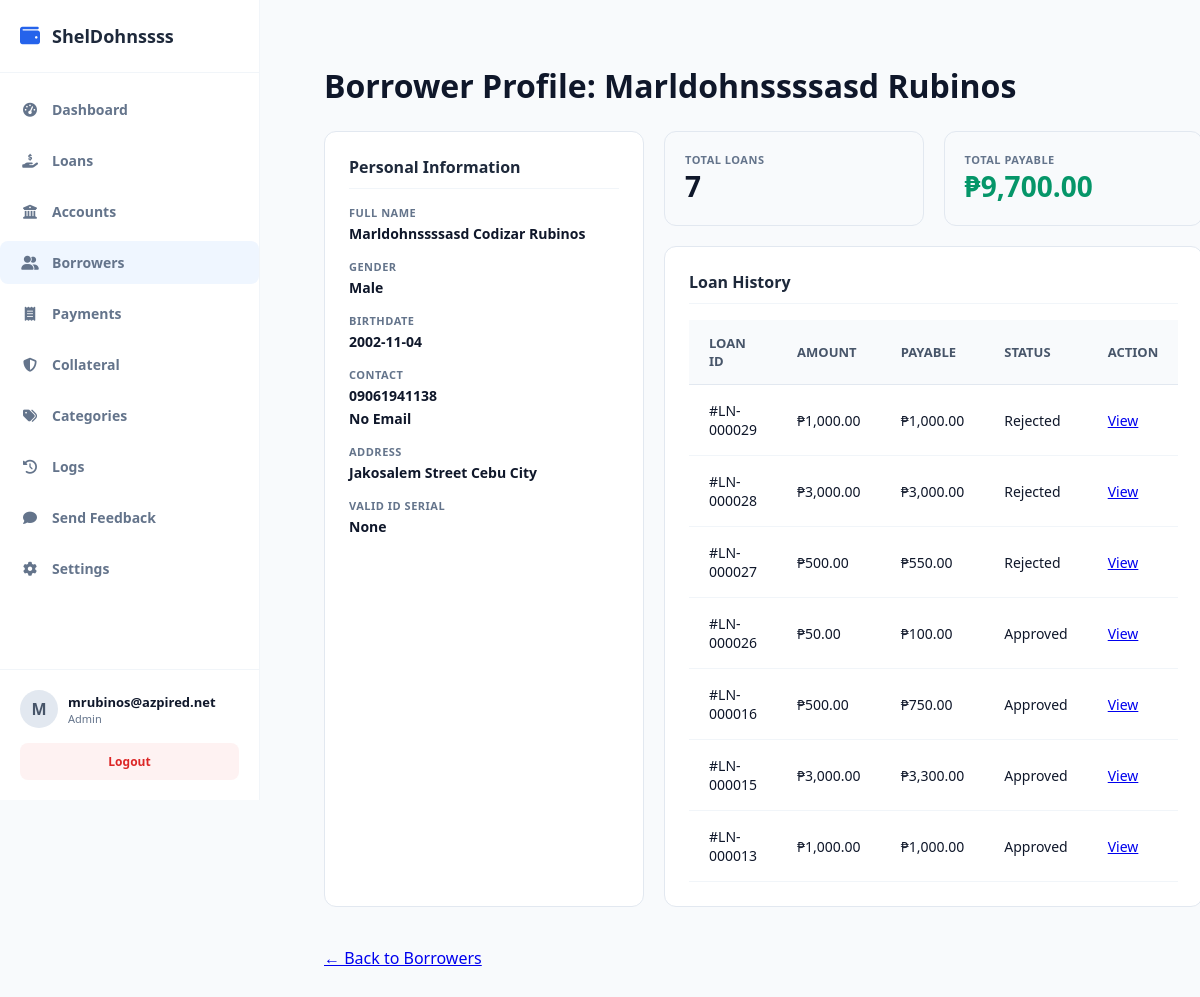
/public/index.php?url=borrower/details&id=2 (signed in), run on the app's committed database.
### tables this page shows
CREATE TABLE `companies` (
  `id` int(11) NOT NULL,
  `name` varchar(150) NOT NULL,
  `plan_tier` varchar(20) DEFAULT 'free',
  `subscription_status` varchar(20) DEFAULT 'active',
  `expires_at` datetime DEFAULT NULL,
  `created_at` timestamp NOT NULL DEFAULT current_timestamp()
);

CREATE TABLE `borrowers` (
  `id` int(11) NOT NULL,
  `company_id` int(11) NOT NULL,
  `first_name` varchar(100) NOT NULL,
  `middle_name` varchar(100) DEFAULT NULL,
  `last_name` varchar(100) NOT NULL,
  `gender` varchar(20) DEFAULT NULL,
  `birthdate` date DEFAULT NULL,
  `phone` varchar(30) NOT NULL,
  `email` varchar(100) DEFAULT NULL,
  `address` text NOT NULL,
  `valid_id` varchar(150) DEFAULT NULL,
  `status` tinyint(1) DEFAULT 1,
  `created_at` timestamp NOT NULL DEFAULT current_timestamp(),
  `occupation` text DEFAULT NULL
);

CREATE TABLE `loans` (
  `id` int(11) NOT NULL,
  `company_id` int(11) NOT NULL,
  `account_id` int(11) DEFAULT NULL,
  `borrower_id` int(11) NOT NULL,
  `amount` decimal(12,2) NOT NULL,
  `interest_rate` decimal(5,2) NOT NULL,
  `total_payable` decimal(12,2) NOT NULL,
  `status` varchar(30) DEFAULT 'pending',
  `released_date` date DEFAULT NULL,
  `due_date` date NOT NULL,
  `created_at` timestamp NOT NULL DEFAULT current_timestamp(),
  `term_months` int(11),
  `notes` text DEFAULT NULL,
  `term_type` varchar(20) DEFAULT 'month',
  `fee` decimal(15,2) DEFAULT 0.00,
  `category_id` int(11) DEFAULT NULL
);

### app/core/Database.php (called while the page is built)
<?php
class Database {
    private static $host = "localhost";
    private static $port = "3307";
    private static $db   = "loan_saas_db";
    private static $user = "root";
    private static $pass = "";
    public static function getConnection() {
        try {
            $conn = new PDO(
                "mysql:host=" . self::$host . ";port=" . self::$port . ";dbname=" . self::$db,
                self::$user,
                self::$pass
            );
            $conn->setAttribute(PDO::ATTR_ERRMODE, PDO::ERRMODE_EXCEPTION);
            $conn->setAttribute(PDO::ATTR_DEFAULT_FETCH_MODE, PDO::FETCH_ASSOC);
            return $conn;
        } catch (Exception $e) {
            die("Database connection failed: " . $e->getMessage());
        }
    }
}

### app/controllers/BorrowerController.php (called while the page is built, shortened)
<?php
require_once __DIR__ . '/../models/Borrower.php';
class BorrowerController {
    private $borrowerModel;
    public function __construct() {
        $this->borrowerModel = new Borrower();
    }
    public function details($id = null) {
        $id = $id ?? $_GET['id'] ?? null;
        $borrower = $this->borrowerModel->getById($id);
        $db = $this->borrowerModel->getDb();
        $stmt = $db->prepare("SELECT * FROM loans WHERE borrower_id = ? ORDER BY created_at DESC");
        $stmt->execute([$id]);
        $loans = $stmt->fetchAll(PDO::FETCH_ASSOC);
        $totalLoansCount = count($loans);
        $totalPayable = 0;
        foreach ($loans as $loan) {
            $totalPayable += $loan['total_payable'];
        }
        require_once __DIR__ . '/../views/admin/borrowers/details.php';
    }
}

### public/index.php (called while the page is built, shortened)
<?php
require_once __DIR__ . "/../app/core/Database.php";
require_once __DIR__ . "/../app/core/Model.php";
require_once __DIR__ . "/../app/core/App.php";
$init = new App();

### app/core/Model.php (called while the page is built, shortened)
<?php
require_once __DIR__ . "/Database.php";
class Model {
    public function __construct() {
        $this->conn = Database::getConnection();
    }
    protected function getTenantId() {
        return $_SESSION['user']['company_id'] ?? 1;
    }
}

### app/models/Borrower.php (called while the page is built, shortened)
<?php
require_once __DIR__ . '/../core/Model.php';
class Borrower extends Model {
public function getById($id) {
    $stmt = $this->conn->prepare("SELECT * FROM borrowers WHERE id = ? AND company_id = ?");
    $stmt->execute([$id, $this->getTenantId()]);
    $result = $stmt->fetch(PDO::FETCH_ASSOC);
    return $result;
}
}

### app/views/admin/borrowers/details.php (the view)
<?php
require_once dirname(__DIR__, 2) . '/layouts/header.php';
?>
<div class="page-header">
    <h1>Borrower Profile: <?= htmlspecialchars($borrower['first_name'] . ' ' . $borrower['last_name']) ?></h1>
</div>
<div class="bp-wrapper">
    <div class="bp-card">
        <div class="bp-card-title">Personal Information</div>
        <div class="bp-info-group">
            <span class="bp-info-label">Full Name</span>
            <div class="bp-info-value"><?= htmlspecialchars($borrower['first_name'] . ' ' . ($borrower['middle_name'] ?? '') . ' ' . $borrower['last_name']) ?></div>
        </div>
        <div class="bp-info-group">
            <span class="bp-info-label">Gender</span>
            <div class="bp-info-value"><?= htmlspecialchars($borrower['gender'] ?? 'N/A') ?></div>
        </div>
        <div class="bp-info-group">
            <span class="bp-info-label">Birthdate</span>
            <div class="bp-info-value"><?= htmlspecialchars($borrower['birthdate'] ?? 'N/A') ?></div>
        </div>
        <div class="bp-info-group">
            <span class="bp-info-label">Contact</span>
            <div class="bp-info-value"><?= htmlspecialchars($borrower['phone']) ?></div>
            <div class="bp-info-value"><?= htmlspecialchars($borrower['email'] ?? 'No Email') ?></div>
        </div>
        <div class="bp-info-group">
            <span class="bp-info-label">Address</span>
            <div class="bp-info-value"><?= htmlspecialchars($borrower['address']) ?></div>
        </div>
        <div class="bp-info-group">
            <span class="bp-info-label">Valid ID Serial</span>
            <div class="bp-info-value"><code><?= htmlspecialchars($borrower['valid_id'] ?? 'None') ?></code></div>
        </div>
    </div>
    <div>
        <div style="display: grid; grid-template-columns: 1fr 1fr; gap: 20px; margin-bottom: 20px;">
            <div class="bp-stat-card">
                <div class="bp-info-label">Total Loans</div>
                <div class="bp-stat-value"><?= $totalLoansCount ?></div>
            </div>
            <div class="bp-stat-card">
                <div class="bp-info-label">Total Payable</div>
                <div class="bp-stat-value" style="color: #059669;">₱<?= number_format($totalPayable, 2) ?></div>
            </div>
        </div>
        <div class="bp-card">
            <div class="bp-card-title">Loan History</div>
            <table class="data-table">
                <thead>
                    <tr><th>Loan ID</th><th>Amount</th><th>Payable</th><th>Status</th><th>Action</th></tr>
                </thead>
                <tbody>
                    <?php if (empty($loans)): ?>
                        <tr><td colspan="5" style="text-align:center;">No loan history found.</td></tr>
                    <?php else: ?>
                        <?php foreach ($loans as $loan): ?>
                        <tr>
                            <td>#LN-<?= str_pad($loan['id'], 6, '0', STR_PAD_LEFT) ?></td>
                            <td>₱<?= number_format($loan['amount'], 2) ?></td>
                            <td>₱<?= number_format($loan['total_payable'], 2) ?></td>
                            <td><?= htmlspecialchars($loan['status']) ?></td>
                            <td><a href="/loansaas/public/index.php?url=loan/details&id=<?= $loan['id'] ?>">View</a></td>
                        </tr>
                        <?php endforeach; ?>
                    <?php endif; ?>
                </tbody>
            </table>
        </div>
    </div>
</div>
<div style="margin-top: 20px;">
    <a href="/loansaas/public/index.php?url=borrower/index" class="btn-back">← Back to Borrowers</a>
</div>
<?php
require_once dirname(__DIR__, 2) . '/layouts/footer.php';
?>

### app/core/App.php (shortened to what this page needs)
<?php
class App {
    protected $method = "login";
    public function __construct() {
        $url = $this->parseUrl();
        $controllerPart = !empty($url[0]) ? ucfirst($url[0]) . "Controller" : "AuthController";
        $controllerFile = __DIR__ . "/../controllers/" . $controllerPart . ".php";
        if (file_exists($controllerFile)) {
            array_shift($url);
        } else {
            require_once __DIR__ . "/../controllers/AuthController.php";
            $this->controller = "AuthController";
        }
        $this->controller = new $this->controller;
        if (isset($url[0]) && method_exists($this->controller, $url[0])) {
            $this->method = $url[0];
            array_shift($url);
        } else {
            $this->method = 'index';
        }
        $this->params = $url ? array_values($url) : [];
        if (is_callable([$this->controller, $this->method])) {
            call_user_func_array([$this->controller, $this->method], $this->params);
        } else {
            die("Error: Method {$this->method} not found in " . get_class($this->controller));
        }
    }
    public function parseUrl() {
        if (isset($_GET['url']) && !empty($_GET['url'])) {
            return explode("/", filter_var(rtrim($_GET['url'], "/"), FILTER_SANITIZE_URL));
        }
        return [];
    }
}

### app/views/layouts/header.php (shortened to what this page needs)
<?php
$current_url = $_GET['url'] ?? '';
$userRole = $_SESSION['user']['role'] ?? '';
?>
<!DOCTYPE html>
<html lang="en">
<head>
    <link rel="stylesheet" href="https://cdnjs.cloudflare.com/ajax/libs/font-awesome/6.4.0/css/all.min.css">
    <link rel="stylesheet" href="/loansaas/public/css/style.css">
</head>
<body>
    <aside class="sidebar" style="display: flex; flex-direction: column; height: 100vh; width: 260px; background: #ffffff; border-right: 1px solid #f1f5f9;">
        <div class="sidebar-brand" style="padding: 24px 20px; display: flex; align-items: center; gap: 12px; font-weight: 700; font-size: 18px; color: #1e293b; border-bottom: 1px solid #f1f5f9;">
            <i class="fas fa-wallet" style="color: var(--primary-color); font-size: 20px;"></i>
            <span id="sidebar-company-name">
                <?php
                if (!empty($_SESSION['user']['company_id'])) {
                    $loanModel = new Loan();
                    $db = $loanModel->getDb();
                    $stmt = $db->prepare("SELECT name FROM companies WHERE id = ?");
                    $stmt->execute([$_SESSION['user']['company_id']]);
                    $companyName = $stmt->fetchColumn();
                    echo htmlspecialchars($companyName ?: 'SHELDONS');
                } else {
                    echo 'SHELDONS';
                }
                ?>
            </span>
        </div>
      <ul class="sidebar-menu" style="list-style: none; padding: 15px 0; margin: 0; flex-grow: 1;">
    <?php
    $menuItems = [];
if ($userRole === 'admin' || $userRole === 'staff') {
        $menuItems[] = ['url' => 'dashboard/index', 'icon' => 'fa-tachometer-alt', 'label' => 'Dashboard'];
        $menuItems[] = ['url' => 'loan/index', 'icon' => 'fa-hand-holding-dollar', 'label' => 'Loans'];
        $menuItems[] = ['url' => 'account/index', 'icon' => 'fa-bank', 'label' => 'Accounts'];
        $menuItems[] = ['url' => 'borrower/index', 'icon' => 'fa-user-group', 'label' => 'Borrowers'];
        $menuItems[] = ['url' => 'payment/index', 'icon' => 'fa-receipt', 'label' => 'Payments'];
        $menuItems[] = ['url' => 'collateral/index', 'icon' => 'fa-shield-halved', 'label' => 'Collateral'];
        $menuItems[] = ['url' => 'category/index', 'icon' => 'fa-tags', 'label' => 'Categories'];
        $menuItems[] = ['url' => 'activitylogs/index', 'icon' => 'fa-clock-rotate-left', 'label' => 'Logs'];
        $menuItems[] = ['url' => 'feedback/create', 'icon' => 'fa-comment', 'label' => 'Send Feedback'];
        $menuItems[] = ['url' => 'admin/settings', 'icon' => 'fa-cog', 'label' => 'Settings'];
    }
    foreach ($menuItems as $item) {
        $active = (strpos($current_url, explode('/', $item['url'])[0]) === 0) ? 'active' : '';
        echo "<li class='menu-item $active'>
                <a href='/loansaas/public/index.php?url={$item['url']}' style='display: flex; align-items: center; gap: 12px; padding: 12px 20px; color: #64748b; text-decoration: none; transition: 0.2s;'>
                    <i class='fas {$item['icon']}' style='width: 20px; text-align: center;'></i> <span>{$item['label']}</span>
                </a>
              </li>";
    }
    ?>
</ul>
        <div class="sidebar-footer" style="padding: 20px; border-top: 1px solid #f1f5f9;">
            <div class="user-profile" style="display: flex; align-items: center; gap: 10px; margin-bottom: 15px;">
                <div class="user-avatar" style="width: 38px; height: 38px; background: #e2e8f0; border-radius: 50%; display: flex; align-items: center; justify-content: center; font-weight: bold; color: #475569;">
                    <?= strtoupper(substr($_SESSION['user']['username'] ?? 'U', 0, 1)) ?>
                </div>
                <div class="user-info" style="display: flex; flex-direction: column;">
                    <span style="font-size: 13px; font-weight: 600; color: #0f172a;"><?= htmlspecialchars($_SESSION['user']['username'] ?? 'User') ?></span>
                    <span style="font-size: 11px; color: #64748b; text-transform: capitalize;"><?= htmlspecialchars($_SESSION['user']['role'] ?? 'Staff') ?></span>
                </div>
            </div>
            <a href="/loansaas/public/index.php?url=auth/logout" style="display: block; width: 100%; text-align: center; padding: 10px; background: #fef2f2; color: #dc2626; border-radius: 8px; text-decoration: none; font-size: 12px; font-weight: 600;">
                Logout
            </a>
        </div>
    </aside>
    <main class="main-content">

### app/views/layouts/footer.php (shortened to what this page needs)
    </main>
</body>
</html>

### public/css/style.css (style rules this page uses)
body { font-family: 'Segoe UI', system-ui, sans-serif; background: #f8fafc; padding: 24px; margin: 0; }
.page-header { display: flex; justify-content: space-between; align-items: center; margin-bottom: 24px; }
.data-table { width: 100%; border-collapse: collapse; text-align: left; }
.data-table th { background: #f8fafc; padding: 14px 20px; font-size: 13px; font-weight: 600; color: #475569; border-bottom: 1px solid #e2e8f0; text-transform: uppercase; }
.data-table td { padding: 16px 20px; font-size: 14px; border-bottom: 1px solid #f1f5f9; }
:root { --sidebar-width: 260px; --primary-color: #2563eb; --bg-light: #f8fafc; --text-dark: #0f172a; --text-muted: #64748b; --border-color: #e2e8f0; }
* { box-sizing: border-box; margin: 0; padding: 0; font-family: 'Segoe UI', system-ui, sans-serif; }
body { background: var(--bg-light); color: var(--text-dark); min-height: 100vh; }
.sidebar { width: var(--sidebar-width); background: #ffffff; border-right: 1px solid var(--border-color); position: fixed; height: 100vh; left: 0; top: 0; display: flex; flex-direction: column; z-index: 100; }
.sidebar-brand { padding: 24px; font-size: 20px; font-weight: 700; color: var(--primary-color); border-bottom: 1px solid var(--border-color); }
.sidebar-menu { list-style: none; padding: 24px 16px; display: flex; flex-direction: column; gap: 8px; flex-grow: 1; }
.menu-item a { display: flex; align-items: center; gap: 12px; padding: 12px 16px; color: var(--text-muted); text-decoration: none; font-weight: 600; font-size: 14px; border-radius: 8px; transition: 0.2s; }
.menu-item.active a { background: #eff6ff; color: var(--primary-color); }
.sidebar-footer { padding: 16px; border-top: 1px solid var(--border-color); }
.user-profile { display: flex; align-items: center; gap: 10px; margin-bottom: 12px; }
.user-avatar { width: 36px; height: 36px; background: #cbd5e1; border-radius: 50%; display: flex; align-items: center; justify-content: center; font-weight: bold; }
.main-content { margin-left: var(--sidebar-width); padding: 40px; }
.bp-wrapper { display: grid; grid-template-columns: 320px 1fr; gap: 20px; margin-top: 20px; }
.bp-card { background: #fff; padding: 24px; border-radius: 12px; border: 1px solid #e2e8f0; margin-bottom: 20px; }
.bp-card-title { font-size: 16px; font-weight: 700; color: #1e293b; margin-bottom: 16px; border-bottom: 1px solid #f1f5f9; padding-bottom: 10px; }
.bp-info-group { margin-bottom: 16px; }
.bp-info-label { display: block; font-size: 11px; font-weight: 800; color: #64748b; text-transform: uppercase; letter-spacing: 0.5px; }
.bp-info-value { font-size: 14px; font-weight: 600; color: #0f172a; margin-top: 4px; }
.bp-stat-card { background: #f8fafc; padding: 20px; border-radius: 12px; border: 1px solid #e2e8f0; }
.bp-stat-value { font-size: 28px; font-weight: 800; color: #0f172a; }

### data on the page
companies: name "ShelDohnssss"
borrowers: first_name+last_name "Marldohnssssasd Rubinos", first_name+middle_name+last_name "Marldohnssssasd Codizar Rubinos", gender "Male", birthdate "2002-11-04", phone "09061941138", email "No Email", address "Jakosalem Street Cebu City", valid "None"
loans: id "000029", amount "1,000.00", total_payable "1,000.00", status "Rejected"
loans: id "000028", amount "3,000.00", total_payable "3,000.00", status "Rejected"
loans: id "000027", amount "500.00", total_payable "550.00", status "Rejected"
loans: id "000026", amount "50.00", total_payable "100.00", status "Approved"
loans: id "000016", amount "500.00", total_payable "750.00", status "Approved"
loans: id "000015", amount "3,000.00", total_payable "3,300.00", status "Approved"
loans: id "000013", amount "1,000.00", total_payable "1,000.00", status "Approved"

### other printed values
$item['label'] "Dashboard"
$item['label'] "Loans"
$item['label'] "Accounts"
$item['label'] "Borrowers"
$item['label'] "Payments"
$item['label'] "Collateral"
$item['label'] "Categories"
$item['label'] "Logs"
$item['label'] "Send Feedback"
$item['label'] "Settings"
substr($_SESSION['user']['username'] ?? 'U', 0, 1) "M"
$_SESSION['user']['username'] "mrubinos@azpired.net"
$_SESSION['user']['role'] "Admin"
$totalLoansCount "7"
$totalPayable "9,700.00"
